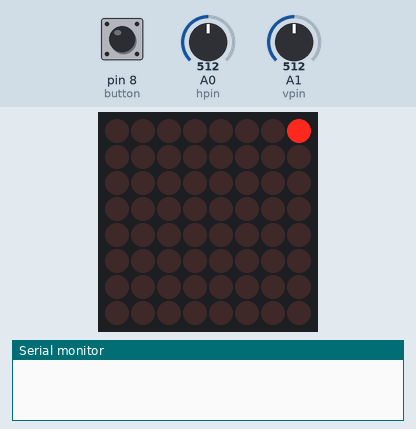
Recording of a sketch running on a simulated Arduino Uno, built with avr-gcc and run on an emulated ATmega328P. On the bench: 8×8 LED matrix, the last lines printed to the serial monitor. Inputs (shaded band) come from the test bench; at power-on: A0 (hpin) = 512, pin 8 (button) HIGH, A1 (vpin) = 512.

Above: at 1.2 s.
1.3 s: A0 (hpin) set to 716
At 1.5 s:
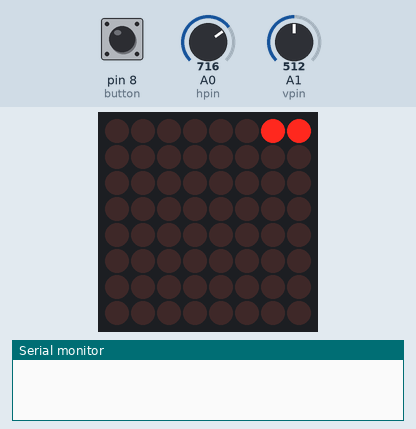
At 1.91 s:
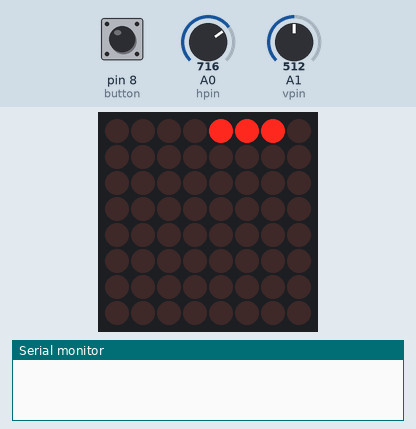
3.5 s: pin 8 (button) pulled LOW for 1 s
At 4.5 s:
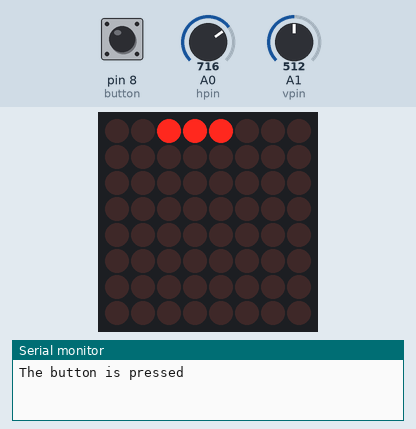
Timing chart, 0 to 6.5 s (numbered marks = the images above; inputs shaded):
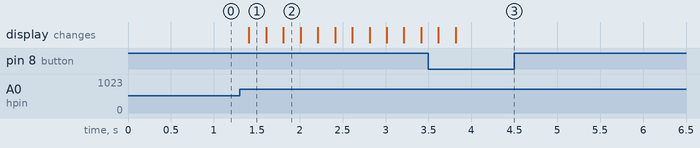

Measured:
- after the input at 1.3 s, the display: changes after 0.11 s (image 1)

The sketch:

sketch.ino
```cpp
#include <MD_MAX72xx.h>
#include <ezButton.h>

// matrix controls
const byte data_pin = 11;
const byte chip_select_pin = 10;
const byte clock_pin = 13;
const byte max_devices = 1;

ezButton button(8);

int head_y = 0;
int head_x = 0;
int flag = 0;

int snake_x[64];
int snake_y[64];

int snake_length = 2;


String direction = "", prev_direction = "";
int max_x = 7, max_y = 7;

// creating matrix object
MD_MAX72XX matrix = MD_MAX72XX(MD_MAX72XX::PAROLA_HW, chip_select_pin, max_devices);

// define the joystick controls
const byte hpin = A0;
const byte vpin = A1;

void setup() {
  Serial.begin(9600);

  matrix.begin();
  matrix.clear();

  button.setDebounceTime(25);
  matrix.setPoint(head_x, head_y, true);

}

void loop() {

  button.loop();
  // put your main code here, to run repeatedly:
  if (flag == 0) {
    check_direction();
    matrix.clear();
    move_sprite();
    update_snake();
    draw_sprites();
  }


  delay(200);

}

void window_check() {
  if (head_x > max_x) head_x = 0;
  else if (head_x < 0) head_x = max_x;
  else if (head_y > max_y) head_y = 0;
  else if (head_y < 0) head_y = max_y;

}


void check_direction() {

  if (analogRead(hpin) > 512 &&  prev_direction  !=  "right")
    direction = "left";
  else if (analogRead(hpin) < 512 &&  prev_direction  !=  "left")
    direction = "right";
  else if (analogRead(vpin) > 512 &&  prev_direction  !=  "down")
    direction = "up";
  else if (analogRead(vpin) < 512 &&  prev_direction  !=  "up")
    direction = "down";

  //  updating prev_direction
  prev_direction = direction;

}

void move_sprite() {
  if (direction == "left") head_x++;
  else if (direction == "right") head_x--;
  else if (direction == "up") head_y--;
  else if (direction == "down") head_y++;

  window_check();

  if (button.isPressed()) {
    Serial.println("The button is pressed");
    flag = 1;
  }
}

void draw_sprites() {

  for (int i = 0; i <= snake_length; i++) {
    matrix.setPoint(snake_y[i], snake_x[i], true);
  }
}

void update_snake() {
  for (int i = snake_length; i >= 0; i--) {
    if (i != 0) {
      snake_x[i] = snake_x[i - 1];
      snake_y[i] = snake_y[i - 1];
    } else {
      snake_x[i] = head_x;
      snake_y[i] = head_y;
    }
  }
}
```
